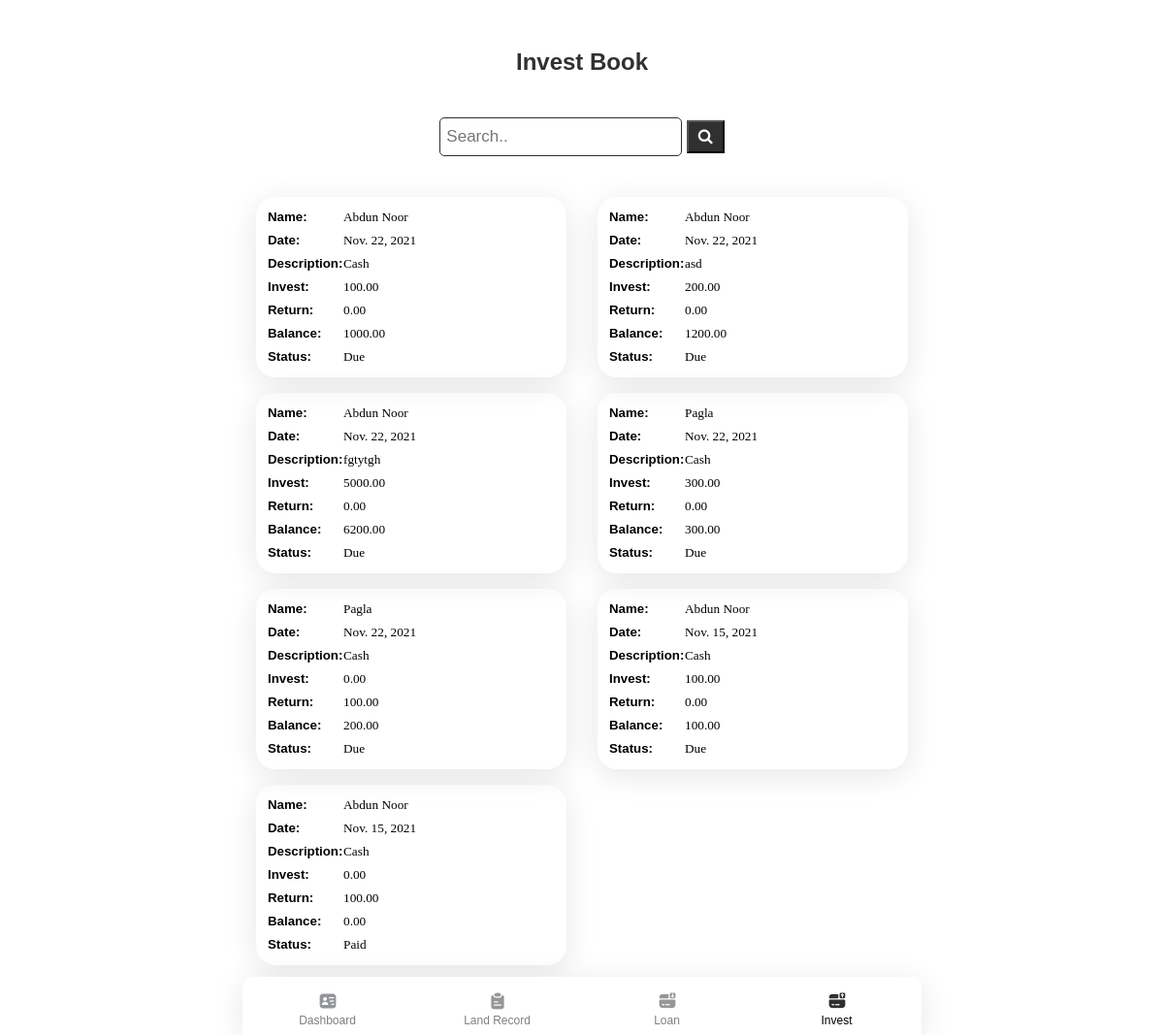
Page /invest/ (signed in) on the committed database.
### app/models.py (models this page shows, shortened)
class Invest(models.Model):
    lender = models.ForeignKey(Lender, on_delete=models.SET_NULL, blank=True, null=True)
    description = models.TextField(blank=True, null= True)
    invest = models.FloatField(default=0, null=True, blank=True)
    retern = models.FloatField(default=0, null=True, blank=True)
    balance = models.FloatField(default=0, null=True, blank=True)
    date = models.DateField( default=datetime.date.today)
    status = models.BooleanField(default=False, null=True, blank=False)

class Lender(models.Model):
    lenderName = models.CharField(max_length=50)
    phone = models.CharField(max_length=15, blank=True, null= True)
    address = models.TextField(blank=True, null= True)
    img = models.ImageField(default='avatar.png', upload_to='pics')
    investor = models.ForeignKey(User, on_delete=models.SET_NULL, blank=True, null=True)
    totalbalance = models.FloatField(default=0, null=True, blank=True)

### app/views.py (the view)
# urls.py: path('invest/', views.invest, name='invest'),
@login_required(login_url='login')
def invest(request):
    profile = Lender.objects.filter(investor=request.user.id).all()
    accounts = Invest.objects.filter(lender__in=profile).order_by('-date')
    return render(request, "app/invest.html",{
        "accounts":accounts,
    })

### app/templates/app/invest.html (shortened to what this page needs)
{% extends "app/layout.html" %}
{% block body %}
<header style="text-align: center;">
    <h2>Invest Book</h2>
    <div class="search-container">
        <form action="{% url 'anysearch' 'investbook' %}" method="POST">
          <input type="text" placeholder="Search.." name="search">
          <button type="submit"><i class="fa fa-search"></i></button>
        </form>
      </div>
</header>
<div class="list-cards">
    {% for account in accounts %}
    <div class="card list">
        <h5>Name: <span class="lightword">{{ account.lender.lenderName }}</span></h5>
        <h5>Date: <span class="lightword">{{ account.date }}</span></h5>
        <h5>Description: <span class="lightword">{{ account.description }}</span></h5>
        <h5>Invest: <span class="lightword">{{ account.invest|floatformat:2 }}</span></h5>
        <h5>Return: <span class="lightword">{{ account.retern|floatformat:2 }}</span></h5>
        <h5>Balance: <span class="lightword">{{ account.balance|floatformat:2 }}</span></h5>
        <h5>Status: <span class="lightword">{% if account.status %} Paid {% else %} Due {% endif %}</span></h5>
    </div>
    {% endfor %}
</div>
{% endblock %}

### app/static/app/css/main.css (style rules this page uses)
* { margin: 0; padding: 0; box-sizing: border-box; font-family: 'Poppins', sans-serif; }
html, body { height: 100%; max-width: 700px; margin: auto; }
.modal-body form input[type="date"],input[type="text"], input[type="number"], .formContainer input[type="text"], input[type="password"], input[type="submit"] { width: 100%; height: 40px; margin: 5px 0 20px 0; border-radius: 5px; padding-left: 15px; border: 1px solid #E1E1E1; }
header { margin: 50px 20px 0 20px; color: #313030; }
.list-cards { display: grid; grid-template-columns: repeat(auto-fit, minmax(320px, max-content)); grid-gap: 12px; justify-content: center; margin-top: 20px; padding-bottom: 70px; }
.card { width: 320px; height: 117px; margin: 2px 10px; box-shadow: 0px 6px 32px rgba(0, 0, 0, 0.1); border-radius: 20px; }
.search-container input[type=text] { width: 250px; padding: 6px; margin-top: 8px; font-size: 17px; border: 1px solid #313030; }
.search-container button { padding: 6px 10px; margin-top: 8px; background: #313030; font-size: 16px; color: white; cursor: pointer; margin-left: 0; }
.list { padding: 12px; height: 186px; position: relative; }
.list h5 { margin-bottom: 6px; line-height: 18px; }
.lightword { font-family: Poppins; font-style: normal; font-weight: 500; position: absolute; left: 90px; }

### rows in the picture
Invest: lender.lenderName "Abdun Noor", date "Nov. 22, 2021", description "Cash", invest "100.00", retern "0.00", balance "1000.00", status "Due"
Invest: lender.lenderName "Abdun Noor", date "Nov. 22, 2021", description "asd", invest "200.00", retern "0.00", balance "1200.00", status "Due"
Invest: lender.lenderName "Abdun Noor", date "Nov. 22, 2021", description "fgtytgh", invest "5000.00", retern "0.00", balance "6200.00", status "Due"
Invest: lender.lenderName "Pagla", date "Nov. 22, 2021", description "Cash", invest "300.00", retern "0.00", balance "300.00", status "Due"
Invest: lender.lenderName "Pagla", date "Nov. 22, 2021", description "Cash", invest "0.00", retern "100.00", balance "200.00", status "Due"
Invest: lender.lenderName "Abdun Noor", date "Nov. 15, 2021", description "Cash", invest "100.00", retern "0.00", balance "100.00", status "Due"
Invest: lender.lenderName "Abdun Noor", date "Nov. 15, 2021", description "Cash", invest "0.00", retern "100.00", balance "0.00", status "Paid"
